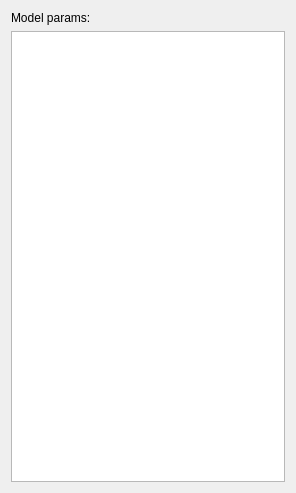
<?xml version="1.0" encoding="UTF-8"?>
<ui version="4.0">
 <class>Form_ModelParams</class>
 <widget class="QWidget" name="Form_ModelParams">
  <property name="geometry">
   <rect>
    <x>0</x>
    <y>0</y>
    <width>296</width>
    <height>493</height>
   </rect>
  </property>
  <property name="windowTitle">
   <string>Model Parameters</string>
  </property>
  <layout class="QGridLayout" name="gridLayout_2">
   <item row="0" column="0">
    <layout class="QGridLayout" name="gridLayout">
     <item row="0" column="0">
      <widget class="QLabel" name="label">
       <property name="text">
        <string>Model params:</string>
       </property>
      </widget>
     </item>
     <item row="1" column="0">
      <widget class="QListWidget" name="listWidget_parameters"/>
     </item>
    </layout>
   </item>
  </layout>
 </widget>
 <resources/>
 <connections/>
</ui>
